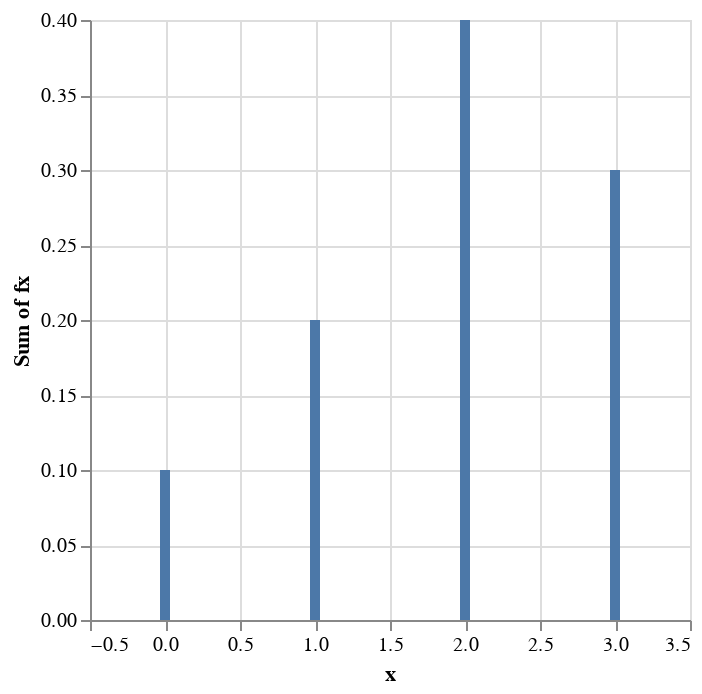

Source (notebook cell):
### Code cell
DeepnoteChart(table_data, """{"layer":[{"layer":[{"mark":{"clip":true,"type":"bar","color":"#4c78a8","tooltip":true},"encoding":{"x":{"sort":null,"type":"quantitative","field":"x","scale":{"type":"linear"},"format":{"type":"default","decimals":null},"formatType":"numberFormatFromNumberType"},"y":{"sort":null,"type":"quantitative","field":"fx","scale":{"type":"linear"},"format":{"type":"default","decimals":null},"aggregate":"sum","formatType":"numberFormatFromNumberType"}}}]}],"title":"","config":{"legend":{}},"$schema":"https://vega.github.io/schema/vega-lite/v5.json","encoding":{}}""")

### Figure 1 — Vega-Lite specification as saved in the notebook (floating-point values rounded to 4 significant figures)
{"$schema": "https://vega.github.io/schema/vega-lite/v5.json", "encoding": {}, "layer": [{"layer": [{"mark": {"type": "bar", "tooltip": true, "color": "#4c78a8", "clip": true}, "encoding": {"x": {"field": "x", "type": "quantitative", "sort": null, "scale": {"type": "linear"}, "formatType": "numberFormatFromNumberType", "format": {"type": "default", "decimals": null}}, "y": {"field": "fx", "type": "quantitative", "aggregate": "sum", "sort": null, "scale": {"type": "linear"}, "formatType": "numberFormatFromNumberType", "format": {"type": "default", "decimals": null}}}}]}], "title": "", "config": {"legend": {}}, "data": {"values": [{"x": 0, "observaciones": 4, "fx": 0.1, "Fx": 0.1}, {"x": 1, "observaciones": 8, "fx": 0.2, "Fx": 0.3}, {"x": 2, "observaciones": 16, "fx": 0.4, "Fx": 0.7}, {"x": 3, "observaciones": 12, "fx": 0.3, "Fx": 1}]}}
